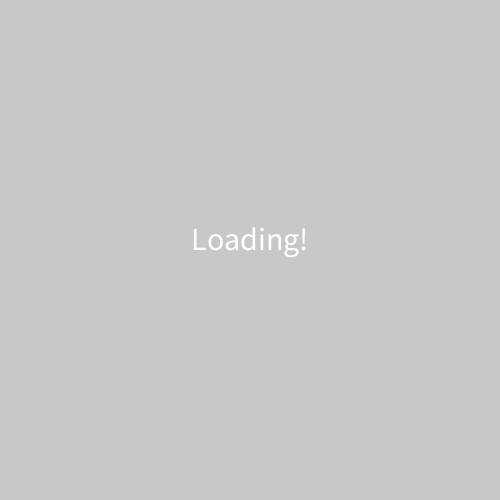
Frame 1 (no input)
Frame 60 (the mouse pressed at the canvas centre just before this capture): identical to frame 1, image omitted
Frame 120 (the mouse held since frame 60 and released just before this capture): identical to frame 1, image omitted

The Processing sketch that drew this single still picture (run headless with seeded random() and noise(); from frame 60 on, the mouse is pressed at the canvas centre):

// Processing sketch: inClassBasicStates
// ── inClassBasicStates.pde
int START_SCREEN = 0;
int PLAY_SCREEN = 1;
int END_SCREEN = 2;
int MAP_SCREEN = 3;
int STATE = START_SCREEN;
void setup() {
  size(500, 500);
}

//switch is like a super boolean

void draw() {
  // if STATE is = 0, then showStartScreen();
  // u dont use if statement bc faster for the comp cuz u have to run thhru each if statement
  //but this it skips everything else but the actual case
  switch (STATE) {
    case 0: // start screen
      showStartScreen();
    break;
    case 1: // play screen
      showPlayScreen();
    break;
    case 2: // end screen
      showEndScreen();
    break;
    case 3: // map screen
      showMapScreen();
    break;
  }
}
void keyTyped() {
  switch(key) {
    case 'q':
      STATE = START_SCREEN;
    break;
    case 'w':
      STATE = END_SCREEN;
    break;
    case 'e':
      STATE = MAP_SCREEN;
    break;
    case 'r':
      STATE = PLAY_SCREEN;
    break;
  }
}
void showStartScreen(){
  background(200);
  textAlign(CENTER);
  textSize(32);
  text("Loading!", 250, 250);
}
void showPlayScreen(){
  background(200, 200, 10);
  textAlign(CENTER);
  textSize(32);
  text("Playing!", sin(frameCount*.02)*200 + 250, 250);
}
void showEndScreen(){
  background(10);
  textAlign(CENTER);
  textSize(32);
  text("END!", 250, 250);
}
void showMapScreen(){
  background(50, 200, 10);
  textAlign(CENTER);
  textSize(32);
  text("MAP!", 250, 250);
}
